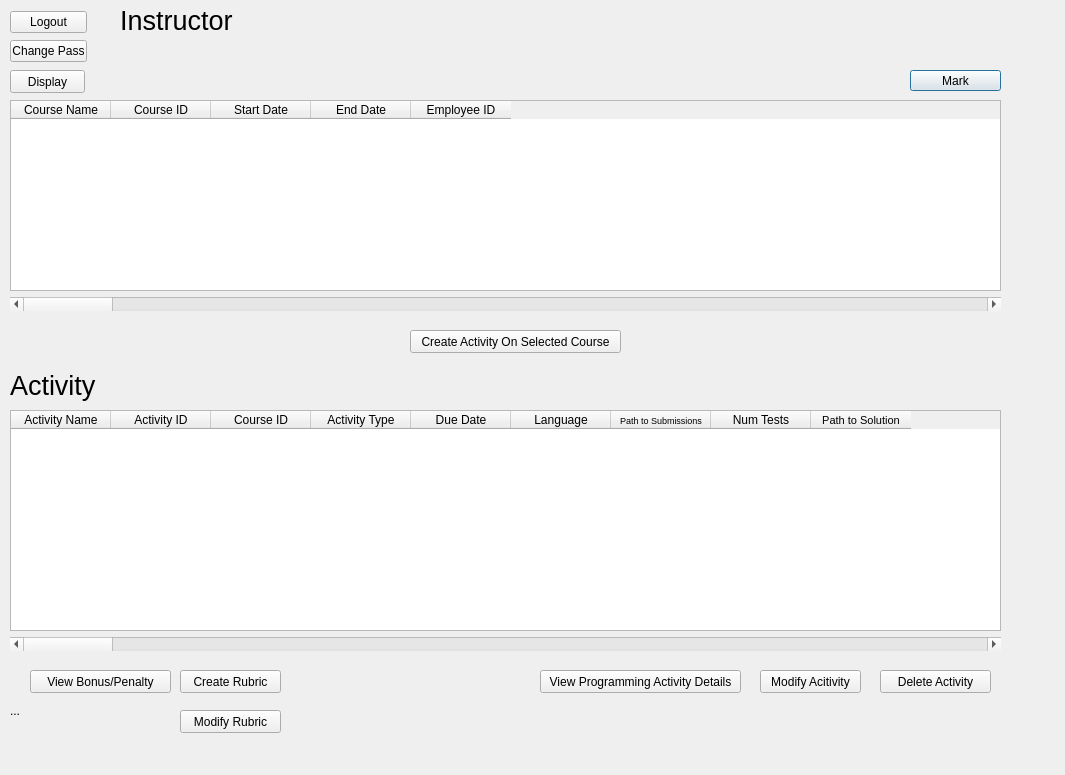
<?xml version="1.0" encoding="UTF-8"?>
<ui version="4.0">
 <class>Instructor</class>
 <widget class="QDialog" name="Instructor">
  <property name="geometry">
   <rect>
    <x>0</x>
    <y>0</y>
    <width>1065</width>
    <height>775</height>
   </rect>
  </property>
  <property name="windowTitle">
   <string>Dialog</string>
  </property>
  <widget class="QLabel" name="label_status">
   <property name="geometry">
    <rect>
     <x>10</x>
     <y>700</y>
     <width>181</width>
     <height>21</height>
    </rect>
   </property>
   <property name="text">
    <string>...</string>
   </property>
  </widget>
  <widget class="QPushButton" name="pushButton_mark">
   <property name="geometry">
    <rect>
     <x>910</x>
     <y>70</y>
     <width>91</width>
     <height>21</height>
    </rect>
   </property>
   <property name="text">
    <string>Mark</string>
   </property>
  </widget>
  <widget class="QPushButton" name="pushButton_DeleteActivity">
   <property name="geometry">
    <rect>
     <x>880</x>
     <y>670</y>
     <width>111</width>
     <height>23</height>
    </rect>
   </property>
   <property name="text">
    <string>Delete Activity</string>
   </property>
  </widget>
  <widget class="QPushButton" name="pushButton_ModifyWin">
   <property name="geometry">
    <rect>
     <x>760</x>
     <y>670</y>
     <width>101</width>
     <height>23</height>
    </rect>
   </property>
   <property name="text">
    <string>Modify Acitivity</string>
   </property>
  </widget>
  <widget class="QLabel" name="label_3">
   <property name="geometry">
    <rect>
     <x>10</x>
     <y>370</y>
     <width>101</width>
     <height>31</height>
    </rect>
   </property>
   <property name="font">
    <font>
     <pointsize>20</pointsize>
    </font>
   </property>
   <property name="text">
    <string>Activity</string>
   </property>
  </widget>
  <widget class="QWidget" name="layoutWidget_2">
   <property name="geometry">
    <rect>
     <x>10</x>
     <y>100</y>
     <width>991</width>
     <height>211</height>
    </rect>
   </property>
   <layout class="QHBoxLayout" name="horizontalLayout_3">
    <item>
     <layout class="QVBoxLayout" name="verticalLayout_3">
      <item>
       <widget class="QTableWidget" name="show_course">
        <property name="lineWidth">
         <number>3</number>
        </property>
        <property name="selectionMode">
         <enum>QAbstractItemView::SingleSelection</enum>
        </property>
        <property name="selectionBehavior">
         <enum>QAbstractItemView::SelectRows</enum>
        </property>
        <column>
         <property name="text">
          <string>Course Name</string>
         </property>
        </column>
        <column>
         <property name="text">
          <string>Course ID</string>
         </property>
        </column>
        <column>
         <property name="text">
          <string>Start Date</string>
         </property>
        </column>
        <column>
         <property name="text">
          <string>End Date</string>
         </property>
        </column>
        <column>
         <property name="text">
          <string>Employee ID</string>
         </property>
        </column>
       </widget>
      </item>
      <item>
       <widget class="QScrollBar" name="horizontalScrollBar_3">
        <property name="orientation">
         <enum>Qt::Horizontal</enum>
        </property>
       </widget>
      </item>
     </layout>
    </item>
   </layout>
  </widget>
  <widget class="QWidget" name="layoutWidget">
   <property name="geometry">
    <rect>
     <x>10</x>
     <y>410</y>
     <width>991</width>
     <height>241</height>
    </rect>
   </property>
   <layout class="QHBoxLayout" name="horizontalLayout_2">
    <item>
     <layout class="QVBoxLayout" name="verticalLayout_2">
      <item>
       <widget class="QTableWidget" name="show_activity">
        <property name="selectionBehavior">
         <enum>QAbstractItemView::SelectRows</enum>
        </property>
        <column>
         <property name="text">
          <string>Activity Name</string>
         </property>
        </column>
        <column>
         <property name="text">
          <string>Activity ID</string>
         </property>
        </column>
        <column>
         <property name="text">
          <string>Course ID</string>
         </property>
        </column>
        <column>
         <property name="text">
          <string>Activity Type</string>
         </property>
        </column>
        <column>
         <property name="text">
          <string>Due Date</string>
         </property>
        </column>
        <column>
         <property name="text">
          <string>Language</string>
         </property>
        </column>
        <column>
         <property name="text">
          <string>Path to Submissions</string>
         </property>
         <property name="font">
          <font>
           <pointsize>7</pointsize>
          </font>
         </property>
        </column>
        <column>
         <property name="text">
          <string>Num Tests</string>
         </property>
        </column>
        <column>
         <property name="text">
          <string>Path to Solution</string>
         </property>
         <property name="font">
          <font>
           <pointsize>8</pointsize>
          </font>
         </property>
        </column>
       </widget>
      </item>
      <item>
       <widget class="QScrollBar" name="horizontalScrollBar_2">
        <property name="orientation">
         <enum>Qt::Horizontal</enum>
        </property>
       </widget>
      </item>
     </layout>
    </item>
   </layout>
  </widget>
  <widget class="QPushButton" name="pushButtonDisplay">
   <property name="geometry">
    <rect>
     <x>10</x>
     <y>70</y>
     <width>75</width>
     <height>23</height>
    </rect>
   </property>
   <property name="text">
    <string>Display</string>
   </property>
  </widget>
  <widget class="QPushButton" name="pushButton_CreateActivityWin">
   <property name="geometry">
    <rect>
     <x>410</x>
     <y>330</y>
     <width>211</width>
     <height>23</height>
    </rect>
   </property>
   <property name="text">
    <string>Create Activity On Selected Course</string>
   </property>
  </widget>
  <widget class="QPushButton" name="pushButton_CreateRubricWin">
   <property name="geometry">
    <rect>
     <x>180</x>
     <y>670</y>
     <width>101</width>
     <height>23</height>
    </rect>
   </property>
   <property name="text">
    <string>Create Rubric</string>
   </property>
  </widget>
  <widget class="QLabel" name="label">
   <property name="geometry">
    <rect>
     <x>120</x>
     <y>0</y>
     <width>131</width>
     <height>41</height>
    </rect>
   </property>
   <property name="font">
    <font>
     <pointsize>20</pointsize>
    </font>
   </property>
   <property name="text">
    <string>Instructor</string>
   </property>
  </widget>
  <widget class="QWidget" name="layoutWidget">
   <property name="geometry">
    <rect>
     <x>10</x>
     <y>10</y>
     <width>77</width>
     <height>54</height>
    </rect>
   </property>
   <layout class="QVBoxLayout" name="verticalLayout">
    <item>
     <widget class="QPushButton" name="pushButton_logout">
      <property name="text">
       <string>Logout</string>
      </property>
     </widget>
    </item>
    <item>
     <widget class="QPushButton" name="pushButton_ChangePass">
      <property name="text">
       <string>Change Pass</string>
      </property>
     </widget>
    </item>
   </layout>
  </widget>
  <widget class="QPushButton" name="pushButton_modifyRubric">
   <property name="geometry">
    <rect>
     <x>180</x>
     <y>710</y>
     <width>101</width>
     <height>23</height>
    </rect>
   </property>
   <property name="text">
    <string>Modify Rubric</string>
   </property>
  </widget>
  <widget class="QPushButton" name="pushButton_viewBP">
   <property name="geometry">
    <rect>
     <x>30</x>
     <y>670</y>
     <width>141</width>
     <height>23</height>
    </rect>
   </property>
   <property name="text">
    <string>View Bonus/Penalty</string>
   </property>
  </widget>
  <widget class="QPushButton" name="pushButton_viewProgAct">
   <property name="geometry">
    <rect>
     <x>540</x>
     <y>670</y>
     <width>201</width>
     <height>23</height>
    </rect>
   </property>
   <property name="text">
    <string>View Programming Activity Details</string>
   </property>
  </widget>
 </widget>
 <resources/>
 <connections/>
</ui>
